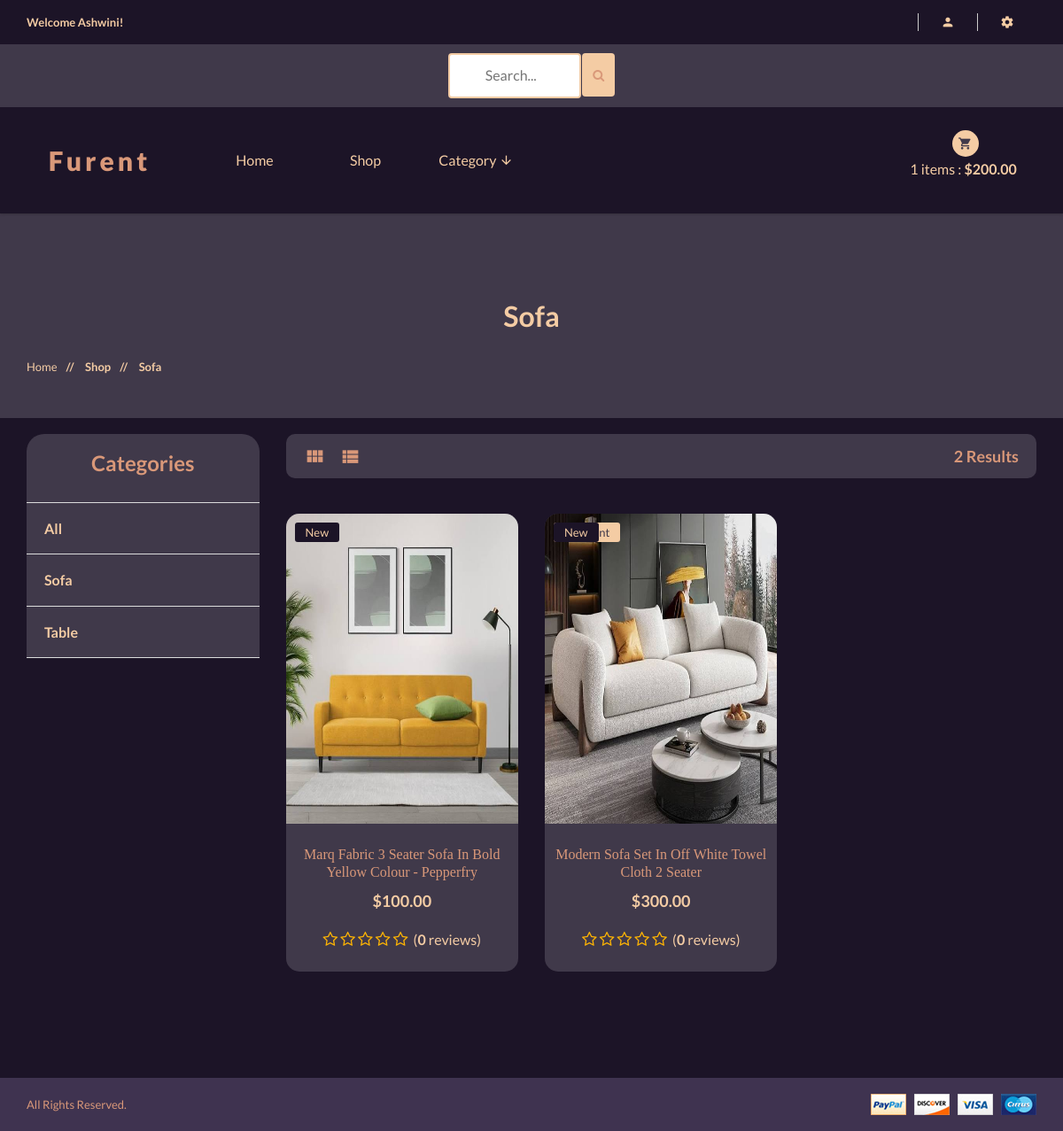
Page /shop/sofa/ (signed in) on the committed database.
### accounts/models.py (models this page shows, shortened)
class Account(AbstractBaseUser):
    first_name = models.CharField(max_length=50)
    last_name = models.CharField(max_length=50)
    username = models.CharField(max_length=50, unique=True)
    email = models.EmailField(max_length=100, unique=True)
    Phone_number = models.CharField(max_length=50)
    is_admin = models.BooleanField(default=False)
    is_staff = models.BooleanField(default=False)
    is_active = models.BooleanField(default=False)
    is_superadmin = models.BooleanField(default=False)
    date_joined_for_format = models.DateTimeField(auto_now_add=True)
    last_login_for_format  = models.DateTimeField(auto_now_add=True)
    USERNAME_FIELD = 'email'
    REQUIRED_FIELDS = ['username', 'first_name', 'last_name']
    objects = AccountManger()

### shop/models.py (models this page shows, shortened)
class Category(models.Model):
    name = models.CharField(max_length=100, unique=True)
    slug = models.SlugField(max_length=100, unique=True)
    description = models.TextField(max_length=250, blank=True)
    image = models.ImageField(upload_to='categories', blank=True)
    class Meta:
        verbose_name = 'Category'
        verbose_name_plural = 'categories'
    def get_category_slug_url(self):
        return reverse('shop:categries', args=[self.slug])

class Product(models.Model):
    category = models.ForeignKey(Category, on_delete=models.CASCADE)
    name = models.CharField(max_length=100, unique=True)
    slug = models.SlugField(max_length=100, unique=True)
    description = models.TextField(max_length=300, blank=True)
    price = models.DecimalField(max_digits=6, decimal_places=2)
    discount = models.DecimalField(max_digits=6, decimal_places=2, default=0.00)
    image = models.ImageField(upload_to='photos/products')
    stock = models.IntegerField()
    new = models.BooleanField(default=False)
    is_available = models.BooleanField(default=True)
    date_joined_for_format = models.DateTimeField(auto_now_add=True)
    last_login_for_format = models.DateTimeField(auto_now=True)
    def averageRating(self):
        reviews = ReviewRating.objects.filter(product=self, status=True).aggregate(average=Avg('rating'))
        avg = 0
        if reviews['average'] is not None:
            avg = float(reviews['average'])
        return avg
    def countReview(self):
        reviews = ReviewRating.objects.filter(product=self, status=True).aggregate(count=Count('id'))
        count = 0
        if reviews['count'] is not None:
            count = int(reviews['count'])
        return count
    def get_prodcut_details_url(self):
        return reverse('shop:product_details', args=[self.category.slug, self.slug])
    class Meta:
        verbose_name_plural = 'Products'
        ordering = ('-date_joined_for_format',)

### shop/views.py (the view)
# urls.py: path('', include('shop.urls', namespace='shop')),
def shop(request, category_slug=None):
    categories = None
    products = None
    if category_slug != None:
        categories = get_object_or_404(Category, slug=category_slug)
        products = Product.objects.filter(category=categories, is_available=True)
        paginator = Paginator(products, 6)
        page = request.GET.get('page')
        paged_products = paginator.get_page(page)
        products_count = products.count()
    else:
        products = Product.objects.all().filter(is_available=True)
        paginator = Paginator(products, 6)
        page = request.GET.get('page')
        paged_products = paginator.get_page(page)
        products_count = products.count()
    for product in products:
        reviews = ReviewRating.objects.order_by('-updated_at').filter(product_id=product.id, status=True)
    context = {
        'category_slug': category_slug,
        'products' : paged_products,
        'products_count': products_count,
    }
    return render(request, 'shop/shop/shop.html', context)

### cart/models.py (called while the page is built)
    def sub_total(self):
        return self.product.price * self.quantity

### shop/context_processors.py (called while the page is built)
def category_list(request):
    return {
        'categories' : Category.objects.all(),
    }

### templates/shop/shop/shop.html (shortened to what this page needs)
{% extends 'base.html' %}
{% load static %}
{% block content %}
		<div style="background:#40394a" class="pages-title section-padding">
			<div class="container">
				<div class="row">
					<div class="col-xs-12">
						<div class="pages-title-text text-center">
							{% if category_slug != None %}
							<h2 style="color:#f4cca4;text-transform: capitalize;">{{category_slug}}</h2>
							{% else %}
							<h2 style="color:#f4cca4;text-transform: capitalize;">All Products</h2>
							{% endif %}
							<ul class="text-left">
								<li ><a href="\">Home </a></li>
								<li style="color:#f4cca4"><span> // </span>Shop</li>
								{% if category_slug != None %}
								<li style="color:#f4cca4"><span> // </span>{{category_slug}}</li>
								{% endif %}
							</ul>
						</div>
					</div>
				</div>
			</div>
		</div>
		<br>
		<section style="background:#1c1427"   class="pages products-page section-padding-bottom">
			<div class="container">
				<div class="row"><br>
					<div class="col-xs-12 col-sm-4 col-md-3">
						<div class="sidebar left-sidebar">
							<div style="background:#40394a; color:#d99879;;border-radius:20px 20px 0 0;" class="s-side-text">
								<div class="sidebar-title clearfix text-center">
									<h3 >Categories</h3>
								</div>
								<div  class="sidebar-title clearfix">
									<h4 class="floatleft"><a style="font-weight:600;color:#f4cca4"  href="{% url 'shop:shop' %}">All</a></h4>
								</div>
                                {% for category in categories %}
                                <div  class="sidebar-title clearfix">
									<h4 class="floatleft"><a style="font-weight:600;color:#f4cca4"  href="{{ category.get_category_slug_url }}">{{category.name}}</a></h4>
								</div>
                                {% endfor %}
							</div>
						</div>
					</div>
					<div class="col-xs-12 col-sm-8 col-md-9">
						<div class="right-products">
							<div class="row">
								<div class="col-xs-12">
									<div style="background:#40394a;border-radius:10px;" class="section-title clearfix">
										<ul >
											<li>
												<ul class="nav-view">
													<li class="active"><a data-toggle="tab" href="#grid"> <i style="color:#d99879" class="mdi mdi-view-module"></i> </a></li>
													<li><a data-toggle="tab" href="#list"> <i style="color:#d99879" class="mdi mdi-view-list"></i> </a></li>
												</ul>
											</li>
											<li style="color:#d99879; font-size:18px" class="sort-by floatright">
												{{products_count}} Results
											</li>
										</ul>
									</div>
								</div>
							</div>
							<div class="row">
								<div class="tab-content grid-content">
									<div class="tab-pane fade in active text-center" id="grid">
                                        {% for product in products %}
										<div  class="col-xs-12 col-sm-6 col-md-4">
											<div   style="background:#40394a; ;border-radius:15px;" class="single-product">
												<div class="product-img">
													{% if product.discount != 0.00 %}
													<div class="pro-type">
														<span>Discount</span>
													</div>
													{% endif %}
													{% if product.new %}
													<div style="background:#1c1427;color:#f4cca4" class="pro-type">
														<span>New</span>
													</div>
													{% endif %}
													<a href="{{product.get_prodcut_details_url}}"><img style="width:100%; height:350px;;border-radius:15px 15px 0 0;" src="{{product.image.url}}" alt="Product Title" /></a>
												</div>
												<div class="product-dsc">
													<p><a style="color:#d99879" href="{{product.get_prodcut_details_url}}">{{product.name}}</a></p>
													<span>${{product.price}}</span><br><br>
													<div style="font-size:16px" class="rating-star">
														<span>
														<i class="fa fa-star{% if product.averageRating < 0.5 %}-o{% elif product.averageRating >= 0.5 and product.averageRating < 1 %}-half-o {% endif %}" aria-hidden="true"></i>
														<i class="fa fa-star{% if product.averageRating < 1.5 %}-o{% elif product.averageRating >= 1.5 and product.averageRating < 2 %}-half-o {% endif %}" aria-hidden="true"></i>
														<i class="fa fa-star{% if product.averageRating < 2.5 %}-o{% elif product.averageRating >= 2.5 and product.averageRating < 3 %}-half-o {% endif %}" aria-hidden="true"></i>
														<i class="fa fa-star{% if product.averageRating < 3.5 %}-o{% elif product.averageRating >= 3.5 and product.averageRating < 4 %}-half-o {% endif %}" aria-hidden="true"></i>
														<i class="fa fa-star{% if product.averageRating < 4.5 %}-o{% elif product.averageRating >= 4.5 and product.averageRating < 5 %}-half-o {% endif %}" aria-hidden="true"></i>
														&nbsp;<span style="font-size:16px">(<b>{{product.countReview}}</b> reviews)</span>
														</span>
													</div>
												</div>
											</div>
										</div>
										{% endfor %}
									</div>
								</div>
							</div>
							<div class="row">
								<div  class="col-sm-12">
								</div>
							</div>
						</div>
					</div>
				</div>
			</div>
		</section>
{% endblock content %}

### templates/base.html (shortened to what this page needs)
{% load static %}
<!doctype html>
<html class="no-js" lang="">
<head>
    <link rel="stylesheet" href="{% static 'css/bootstrap.min.css' %}">
    <link rel="stylesheet" href="{% static 'css/animate.css' %}">
    <link rel="stylesheet" href="{% static 'css/materialdesignicons.min.css' %}">
    <link rel="stylesheet" href="{% static 'css/jquery.simpleLens.css' %}">
    <link rel="stylesheet" href="{% static 'css/jquery-ui.min.css' %}">
    <link rel="stylesheet" href="{% static 'css/meanmenu.min.css' %}">
    <link rel="stylesheet" href="{% static 'css/nivo-slider.css' %}">
    <link rel="stylesheet" href="{% static 'css/owl.carousel.css' %}">
    <link rel="stylesheet" href="{% static 'css/style.css' %}">
    <link rel="stylesheet" href="{% static 'css/responsive.css' %}">
    <link rel="stylesheet" href="https://cdnjs.cloudflare.com/ajax/libs/font-awesome/4.7.0/css/font-awesome.min.css">
</head>
<body style="background:#40394a">
    <header style="background:#1c1427" class="header-one header-two">
        <div style="background:#1c1427" class="header-top-two">
            <div class="container text-center">
                <div class="row">
                    <div class="col-sm-12">
                        <div class="middel-top">
                            {% if user.id is None %}
                            <div class="left floatleft">
                                <p style="color:#f4cca4"><b>Welcome Guest!</b></p>
                            </div>
                            {% else %}
                            <div class="left floatleft">
                                <p style="color:#f4cca4"><b>Welcome {{user.first_name | capfirst}}!</b></p>
                            </div>
                            {% endif %}
                        </div>
                        <div class="middel-top clearfix">
                            <ul class="clearfix right floatright">
                                <li>
                                    <a style="color:#f4cca4" href="#"><i class="mdi mdi-account"></i></a>
                                </li>
                                <li>
                                    <a style="color:#f4cca4" href="#"><i class="mdi mdi-settings"></i></a>
                                </li>
                            </ul>
                            </div>
                        </div>
                    </div>
                </div>
            </div>
        <div style="background:#40394a">
            <div class="container text-center">
                <div class="row">
                    <div class="col-sm-12">
                        <form id="searchh" action={% url 'shop:search' %} method="GET">
                        <input  type="text" name="keyword" placeholder="Search...">
                        <button style="height:49px; margin-bottom:6px; background:#f4cca4;margin-left:-1px;border:None "  class="btn btn-warning" type="submit">
                           <i style="color:#d99879" class="fa fa-search"></i>
                        </button>
                        </form>
                    </div>
                </div>
            </div>
        </div>
        <div class="container text-center">
            <div class="row">
                <div class="col-sm-2">
                    <div class="logo">
                        <a style="color:#f4cca4;font-weight: 800;" href="\"><span
                                style="color:#d99879">Furent</a>
                    </div>
                </div>
                <div class="col-sm-8">
                    <div class="header-middel">
                        <div class="mainmenu">
                            <nav >
                                <ul>
                                    <li ><a href="\">Home</a></li>
                                    <li><a href="{% url 'shop:shop' %}">Shop</a></li>
                                    <li><a href="#">Category <i class="mdi mdi-arrow-down"></i></a>
                                    </li>
                                </ul>
                            </nav>
                        </div>
                    </div>
                </div>
                <div class="col-sm-2">
                    <div class="cart-itmes">
                        <a class="cart-itme-a" href="{% url 'cart:cart' %}">
                            <i class="mdi mdi-cart"></i>
                            {{quantityyy}} items : <strong>${{totalll}}</strong>
                        </a>
                    </div>
                </div>
            </div>
        </div>
    </header>
    <br>
    {% block content %}
    {% endblock content %}
    <footer>
        <div  style="background:#3f3350" class="footer-bottom">
            <div class="container">
                <div class="row">
                    <div class="col-xs-12 col-sm-6">
                        <p style="color:#d99879">
                            All Rights Reserved.</p>
                    </div>
                    <div class="col-xs-12 col-sm-6 text-right">
                        <a href="#"><img src="{% static 'img/footer/payment.png' %}" alt="" /></a>
                    </div>
                </div>
            </div>
        </div>
    </footer>
</body>
</html>

### core/static/css/responsive.css (style rules this page uses)
@media (min-width: 1170px) and (max-width: 1200px) { .sidebar-title,.color-select { padding: 20px; } }

### templates/base.html (style rules this page uses)
#searchh input[type=text] { width: 150px; margin-top:10px; margin-bottom:10px; box-sizing: border-box; border: 2px solid #f4cca4; border-radius: 4px; font-size: 16px; color:#1c1427; background-color: #fff; background-position: 10px 10px; background-repeat: no-repeat; padding: 12px 20px 12px 40px; -webkit-transition: width 0.4s ease-in-out; transition: width 0.4s ease-in-out; }

### rows in the picture
Account: first_name "Ashwini"
Category: name "Sofa"
Category: name "Table"
Product: new "New", image (picture), name "Marq Fabric 3 Seater Sofa In Bold Yellow Colour - Pepperfry", price "100.00", countReview "0"
Product: new "New", image (picture), name "Modern Sofa Set In Off White Towel Cloth 2 Seater", price "300.00", countReview "0"

### other values in the picture
{{ quantityyy }} "1"
{{ totalll }} "200.00"
{{ category_slug }} "Sofa"
{{ products_count }} "2"
